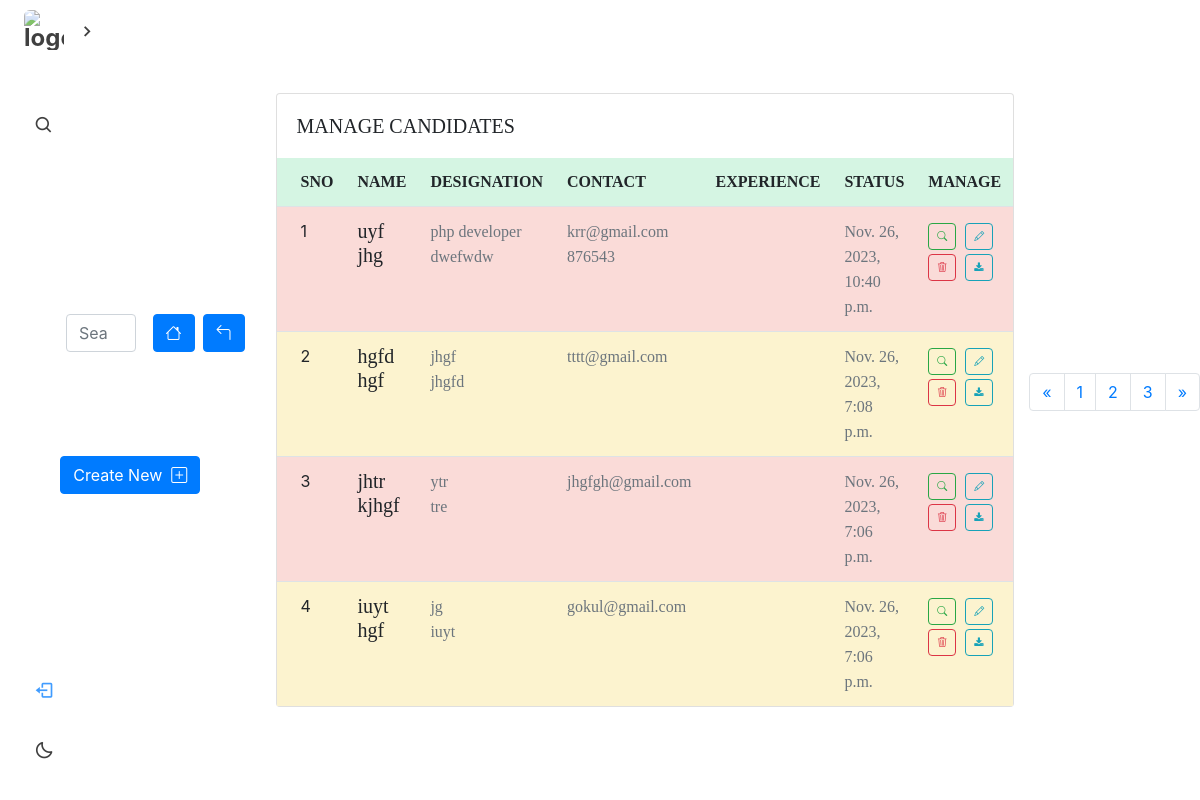
/list/ (signed in), run on an earlier commit of the app's database.
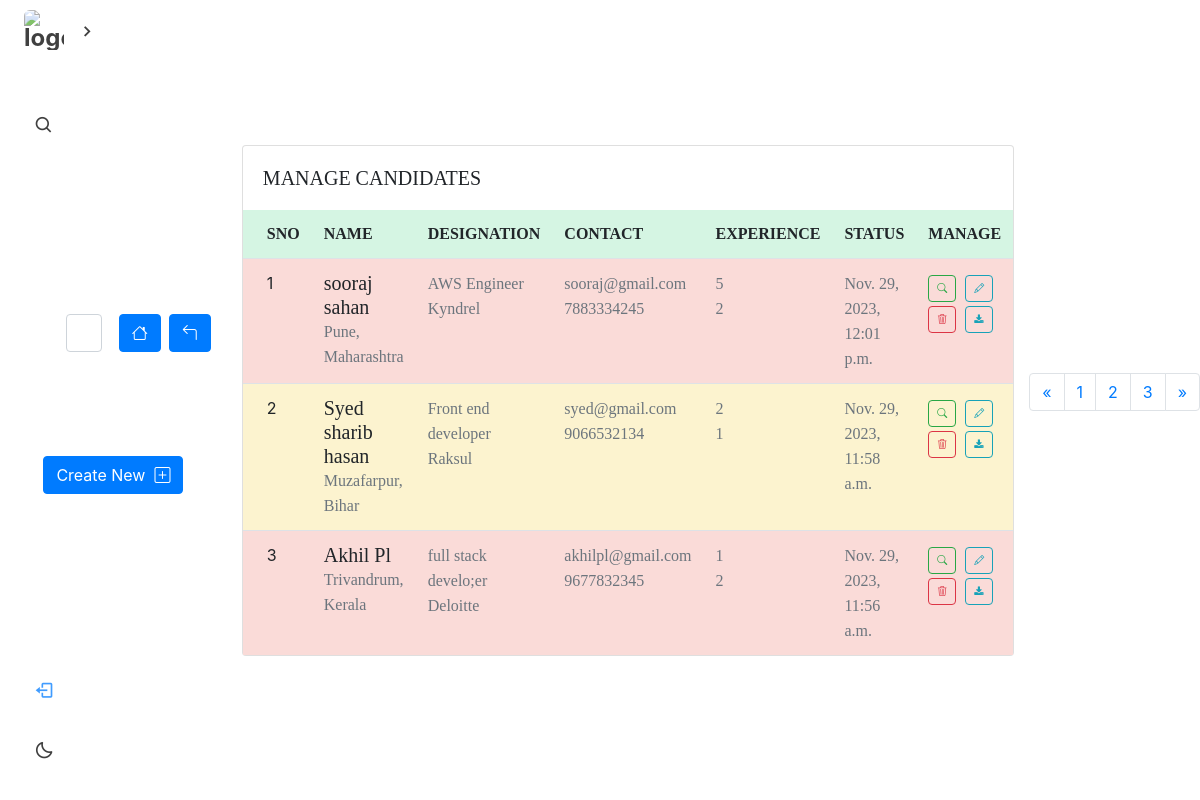
And on a later commit of the database.
### candidate_app/models.py (models this page shows, shortened)
class Candidate(models.Model):
    user = models.ForeignKey(CustomUser, on_delete=models.CASCADE)
    email = models.EmailField(unique=True)
    phone = models.CharField(max_length=15)
    client_name = models.CharField(max_length=15)
    first_name = models.CharField(max_length=150, null=True)
    last_name = models.CharField(max_length=150)
    mode_of_work = models.CharField(max_length=150, default='full_time')
    gender = models.CharField(max_length=50, default='unknown', null=True,blank=True)
    college = models.CharField(max_length=50, null=True,blank=True)
    graduation_year= models.CharField(max_length=50, null=True,blank=True)
    qualification = models.TextField(null=True,blank=True)
    skills = models.ManyToManyField(Skill)
    experience = models.FloatField(null=True, blank=True)
    relevent_experience = models.FloatField(null=True, blank=True)
    designation = models.CharField(max_length=50, null=True,blank=True)
    expected_ctc = models.CharField(max_length=50, null=True,blank=True)
    current_ctc = models.CharField(max_length=50, null=True,blank=True)
    offer_in_hands = models.CharField(max_length=50,default=None, null=True,blank=True)
    offer_details= models.CharField(max_length=50,default=None, null=True,blank=True)     ###  hidden box
    notice_period = models.CharField(max_length=50, null=True,blank=True)
    current_company = models.CharField(max_length=100, null=True,blank=True)
    reason_for_change = models.CharField(max_length=2000, null=True,blank=True)          ###  hidden
    location = models.CharField(max_length=50, null=True,blank=True)
    resume = models.FileField(upload_to='resume/',max_length=200,blank=True,null=True)
    remarks = models.TextField(null=True,blank=True)
    updated_by = models.CharField(max_length=50, null=True,blank=True)
    updated_on = models.DateTimeField(auto_now_add=True, null=True)
    screening_time = models.CharField(max_length=100, null=True,blank=True)
    recruiter = models.CharField(max_length=50, null=True,blank=True)
    status = models.CharField(max_length=100, null=True,blank=True)
    rejection_reason = models.CharField(max_length=100, null=True,blank=True)         ### hidden
    additional_status = models.CharField(max_length=100, null=True,blank=True)
    rejection_reason_for_r1_r4 = models.CharField(max_length=100, null=True,blank=True)        ## hidden
    offer = models.CharField(max_length=100, null=True,blank=True)
    offer_reject_reason = models.CharField(max_length=100, null=True,blank=True)
    class Meta:
        ordering = ["-updated_on"]

### candidate_app/views.py (the view)
# urls.py: path('list/',ListCandidate.as_view(),name='list'),   ## list all cacndidate
@method_decorator(login_required, name='dispatch')
class ListCandidate(ListView):
    model = Candidate
    fields = "__all__"
    template_name = 'mycandidates.html'
    context_object_name = "list"
    def get_queryset(self):
        queryset = super().get_queryset().filter(user=self.request.user)
        return queryset

### templates/mycandidates.html (shortened to what the changed rows need)
<!DOCTYPE html>
<html lang="en">
<head>
  <link rel="stylesheet" href="https://cdn.jsdelivr.net/npm/bootstrap-icons@1.11.1/font/bootstrap-icons.css">
  <link rel="stylesheet" href="https://cdn.jsdelivr.net/npm/bootstrap@4.4.1/dist/css/bootstrap.min.css"
>
</head>
<body>
  {% block content %}
  {% include 'sidebar.html' %}
    {% include 'navbar.html' %}
    {% include 'delete_messages.html' %}
  <br>
  <link href="https://maxcdn.bootstrapcdn.com/font-awesome/4.7.0/css/font-awesome.min.css" rel="stylesheet" />
  <div class="container">
    <div class="row">
      <div class="col-md-12">
        <div class="card">
          <div class="table-responsive">
            <table class="table no-wrap user-table mb-0">
              <thead>
                <tr>
                  <th style="font-family: garamond;" scope="col" class="border-0 text-uppercase font-medium pl-4">SNo</th>
                  <th style="font-family: garamond;" scope="col" class="border-0 text-uppercase font-medium">Name</th>
                  <th style="font-family: garamond;" scope="col" class="border-0 text-uppercase font-medium">Designation</th>
                  <th style="font-family: garamond;" scope="col" class="border-0 text-uppercase font-medium">Contact</th>
                  <th style="font-family: garamond;" scope="col" class="border-0 text-uppercase font-medium">Experience</th>
                  <th style="font-family: garamond;" scope="col" class="border-0 text-uppercase font-medium">Status</th>
                  <th style="font-family: garamond;" scope="col" class="border-0 text-uppercase font-medium">Manage</th>
                </tr>
              </thead>
              <tbody>
                {% for i in list %}
                <tr class="{% cycle 'odd-row' 'even-row' %}">
                  <td id="snno" class="pl-4">{{i.id}}</td>
                  <td>
                    <h5 style="font-family:garamond;" class="font-medium mb-0">{{i.first_name}} {{i.last_name}}</h5>
                    <span style="font-family:garamond;" class="text-muted">{{i.location}} </span>
                  </td>
                  <td>
                    <span style="font-family:garamond;" class="text-muted">{{i.designation}} </span><br>
                    <span style="font-family:garamond;" class="text-muted">{{i.client_name }} </span>
                  </td>
                  <td>
                    <span style="font-family:garamond;" class="text-muted">{{i.email}}</span><br>
                    <span style="font-family:garamond;" class="text-muted">{{i.phone}}</span>
                  </td>
                  <td>
                    <span style="font-family:garamond;" class="text-muted">{{i.experience}}</span><br>
                    <span style="font-family:garamond;" class="text-muted">{{i.relevent_experience}}</span>
                  </td>
                  <td>
                    <span style="font-family:garamond;" class="text-muted">{{i.updated_on}}</span><br>
                  </td>
                  <td>
                    <a href="{% url 'detail' i.id %}"><button style="font-size: 10px;padding: 5px 8px;" title="View"
                        class="btn btn-outline-success"><i class="bi bi-search"></i></button></a>&nbsp;
                    <a href="{% url 'update' i.id %}"><button style="font-size: 10px;padding: 5px 8px;" title="Edit"
                        class="btn btn-outline-info my-1"><i class="bi bi-pencil"></i></button></a>&nbsp; <br>
                    <a href="{% url 'delete' i.id %}"><button style="font-size: 10px;padding: 5px 8px;" title="Delete"
                        class="btn btn-outline-danger"><i class="bi bi-trash3"></i></button></a>&nbsp;
                    <button style="font-size: 10px;padding: 5px 8px;" type="button" title="Download"
                      class="btn btn-outline-info"><i class="fa fa-download"></i> </button>
                  </td>
                </tr>
              </tbody>
              {% endfor %}
            </table>
          </div>
        </div>
      </div>
    </div>
  </div>
  <br>
  {% include 'all_c_pagination.html' %}
  {% endblock %}
</body>
</html>

What changed in the data, as far as the page shows it:
removed Candidate: first_name "uyf", last_name "jhg", designation "php developer", client_name "dwefwdw", email "krr@gmail.com", phone "876543", updated_on "Nov. 26, 2023, 10:40 p.m."
removed Candidate: first_name "hgfd", last_name "hgf", designation "jhgf", client_name "jhgfd", email "tttt@gmail.com", updated_on "Nov. 26, 2023, 7:08 p.m."
removed Candidate: first_name "jhtr", last_name "kjhgf", designation "ytr", client_name "tre", email "jhgfgh@gmail.com", updated_on "Nov. 26, 2023, 7:06 p.m."
removed Candidate: first_name "iuyt", last_name "hgf", designation "jg", client_name "iuyt", email "gokul@gmail.com", updated_on "Nov. 26, 2023, 7:06 p.m."
added Candidate: first_name "sooraj", last_name "sahan", location "Pune, Maharashtra", designation "AWS Engineer", client_name "Kyndrel", email "sooraj@gmail.com", phone "7883334245", experience "5", relevent_experience "2", updated_on "Nov. 29, 2023, 12:01 p.m."
added Candidate: first_name "Syed", last_name "sharib hasan", location "Muzafarpur, Bihar", designation "Front end developer", client_name "Raksul", email "syed@gmail.com", phone "9066532134", experience "2", relevent_experience "1", updated_on "Nov. 29, 2023, 11:58 a.m."
added Candidate: first_name "Akhil", last_name "Pl", location "Trivandrum, Kerala", designation "full stack develo;er", client_name "Deloitte", email "akhilpl@gmail.com", phone "9677832345", experience "1", relevent_experience "2", updated_on "Nov. 29, 2023, 11:56 a.m."
